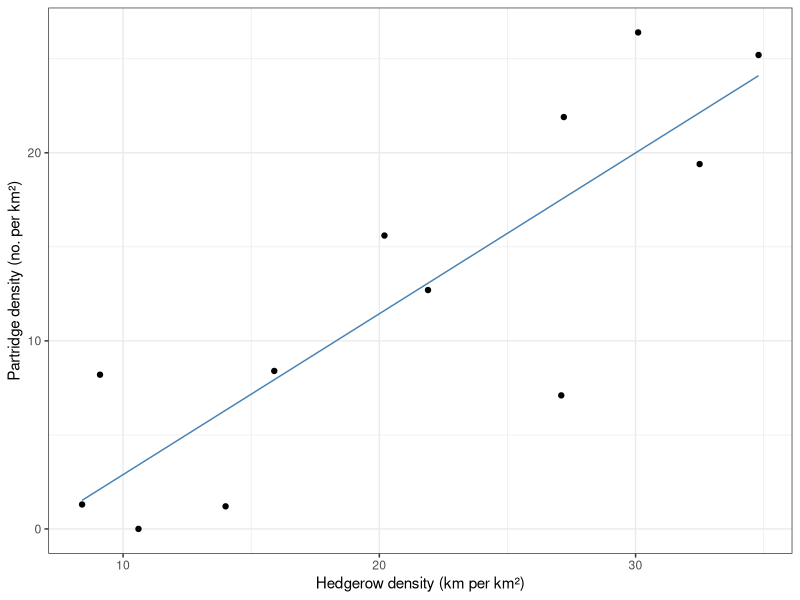

Write R code to recreate this figure.
## ---- chunk 1
library(dplyr)
library(ggplot2)
## ---- chunk 2
partridge <- read.csv("../data_csv/PARTRIDG.CSV")
reg_mod <- lm(Partridge ~ Hedgerow, data = partridge)
pred_data <- 
  data.frame(Hedgerow = range(partridge$Hedgerow)) %>%
  mutate(Partridge = predict(reg_mod, .))
ggplot(partridge, aes(x = Hedgerow, y = Partridge)) + 
  geom_point() + geom_line(data = pred_data, colour = "steelblue") + 
  theme_bw() + 
  xlab("Hedgerow density (km per km²)") + 
  ylab("Partridge density (no. per km²)")
